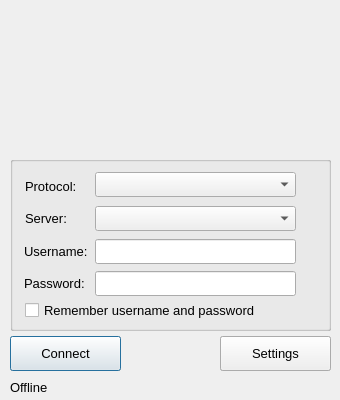
<?xml version="1.0" encoding="UTF-8"?>
<ui version="4.0">
 <class>MainWindow</class>
 <widget class="QMainWindow" name="MainWindow">
  <property name="geometry">
   <rect>
    <x>0</x>
    <y>0</y>
    <width>340</width>
    <height>400</height>
   </rect>
  </property>
  <property name="windowTitle">
   <string>NextVPN v3.05</string>
  </property>
  <property name="windowIcon">
   <iconset resource="resources.qrc">
    <normaloff>:/nextvpn.ico</normaloff>:/nextvpn.ico</iconset>
  </property>
  <widget class="QWidget" name="centralWidget">
   <widget class="QPushButton" name="btnConnect">
    <property name="geometry">
     <rect>
      <x>10</x>
      <y>336</y>
      <width>111</width>
      <height>35</height>
     </rect>
    </property>
    <property name="font">
     <font>
      <family>Arial</family>
      <pointsize>10</pointsize>
     </font>
    </property>
    <property name="text">
     <string>Connect</string>
    </property>
    <property name="default">
     <bool>true</bool>
    </property>
   </widget>
   <widget class="QPushButton" name="btnSettings">
    <property name="geometry">
     <rect>
      <x>220</x>
      <y>336</y>
      <width>111</width>
      <height>35</height>
     </rect>
    </property>
    <property name="font">
     <font>
      <family>Arial</family>
      <pointsize>10</pointsize>
     </font>
    </property>
    <property name="text">
     <string>Settings</string>
    </property>
   </widget>
   <widget class="QLabel" name="lblStatus">
    <property name="geometry">
     <rect>
      <x>10</x>
      <y>379</y>
      <width>321</width>
      <height>16</height>
     </rect>
    </property>
    <property name="font">
     <font>
      <family>Arial</family>
      <pointsize>10</pointsize>
     </font>
    </property>
    <property name="text">
     <string>Offline</string>
    </property>
   </widget>
   <widget class="QLabel" name="label_7">
    <property name="geometry">
     <rect>
      <x>10</x>
      <y>10</y>
      <width>321</width>
      <height>135</height>
     </rect>
    </property>
    <property name="text">
     <string/>
    </property>
    <property name="pixmap">
     <pixmap resource="resources.qrc">:/NextVPN.png</pixmap>
    </property>
    <property name="scaledContents">
     <bool>true</bool>
    </property>
    <property name="indent">
     <number>-1</number>
    </property>
   </widget>
   <widget class="QGroupBox" name="groupBox_2">
    <property name="geometry">
     <rect>
      <x>10</x>
      <y>156</y>
      <width>321</width>
      <height>175</height>
     </rect>
    </property>
    <property name="title">
     <string/>
    </property>
    <widget class="QGroupBox" name="connection_group">
     <property name="geometry">
      <rect>
       <x>0</x>
       <y>0</y>
       <width>321</width>
       <height>175</height>
      </rect>
     </property>
     <property name="title">
      <string/>
     </property>
     <property name="flat">
      <bool>false</bool>
     </property>
     <property name="checkable">
      <bool>false</bool>
     </property>
     <property name="checked">
      <bool>false</bool>
     </property>
     <widget class="QLabel" name="label_3">
      <property name="geometry">
       <rect>
        <x>14</x>
        <y>85</y>
        <width>67</width>
        <height>21</height>
       </rect>
      </property>
      <property name="font">
       <font>
        <family>Arial</family>
        <pointsize>10</pointsize>
       </font>
      </property>
      <property name="text">
       <string>Username: </string>
      </property>
     </widget>
     <widget class="QCheckBox" name="checkBox">
      <property name="geometry">
       <rect>
        <x>15</x>
        <y>146</y>
        <width>261</width>
        <height>17</height>
       </rect>
      </property>
      <property name="font">
       <font>
        <family>Arial</family>
        <pointsize>10</pointsize>
       </font>
      </property>
      <property name="text">
       <string>Remember username and password</string>
      </property>
     </widget>
     <widget class="QComboBox" name="cmbServers">
      <property name="geometry">
       <rect>
        <x>85</x>
        <y>50</y>
        <width>201</width>
        <height>25</height>
       </rect>
      </property>
      <property name="font">
       <font>
        <family>Arial</family>
        <pointsize>10</pointsize>
       </font>
      </property>
     </widget>
     <widget class="QLabel" name="label_5">
      <property name="geometry">
       <rect>
        <x>15</x>
        <y>56</y>
        <width>47</width>
        <height>13</height>
       </rect>
      </property>
      <property name="font">
       <font>
        <family>Arial</family>
        <pointsize>10</pointsize>
       </font>
      </property>
      <property name="text">
       <string>Server: </string>
      </property>
     </widget>
     <widget class="QLineEdit" name="txtUsername">
      <property name="geometry">
       <rect>
        <x>85</x>
        <y>83</y>
        <width>201</width>
        <height>25</height>
       </rect>
      </property>
      <property name="font">
       <font>
        <family>Arial</family>
        <pointsize>10</pointsize>
       </font>
      </property>
     </widget>
     <widget class="QLabel" name="label_4">
      <property name="geometry">
       <rect>
        <x>14</x>
        <y>117</y>
        <width>67</width>
        <height>21</height>
       </rect>
      </property>
      <property name="font">
       <font>
        <family>Arial</family>
        <pointsize>10</pointsize>
        <italic>false</italic>
        <stylestrategy>PreferDefault</stylestrategy>
       </font>
      </property>
      <property name="text">
       <string>Password:</string>
      </property>
     </widget>
     <widget class="QLineEdit" name="txtPassword">
      <property name="geometry">
       <rect>
        <x>85</x>
        <y>115</y>
        <width>201</width>
        <height>25</height>
       </rect>
      </property>
      <property name="font">
       <font>
        <family>Arial</family>
        <pointsize>10</pointsize>
       </font>
      </property>
      <property name="echoMode">
       <enum>QLineEdit::Password</enum>
      </property>
     </widget>
     <widget class="QLabel" name="label_6">
      <property name="geometry">
       <rect>
        <x>15</x>
        <y>24</y>
        <width>57</width>
        <height>13</height>
       </rect>
      </property>
      <property name="font">
       <font>
        <family>Arial</family>
        <pointsize>10</pointsize>
       </font>
      </property>
      <property name="text">
       <string>Protocol: </string>
      </property>
     </widget>
     <widget class="QComboBox" name="cmb_protos">
      <property name="geometry">
       <rect>
        <x>85</x>
        <y>16</y>
        <width>201</width>
        <height>25</height>
       </rect>
      </property>
      <property name="font">
       <font>
        <family>Arial</family>
        <pointsize>10</pointsize>
       </font>
      </property>
     </widget>
    </widget>
    <widget class="QGroupBox" name="setting_group">
     <property name="geometry">
      <rect>
       <x>14</x>
       <y>200</y>
       <width>290</width>
       <height>80</height>
      </rect>
     </property>
     <property name="font">
      <font>
       <family>Arial</family>
       <pointsize>10</pointsize>
      </font>
     </property>
     <property name="title">
      <string>Mode</string>
     </property>
     <widget class="QRadioButton" name="rdUseProxifier">
      <property name="geometry">
       <rect>
        <x>10</x>
        <y>26</y>
        <width>261</width>
        <height>17</height>
       </rect>
      </property>
      <property name="text">
       <string>Use Proxifier (Recommended)</string>
      </property>
     </widget>
     <widget class="QRadioButton" name="rdSetProxy">
      <property name="geometry">
       <rect>
        <x>10</x>
        <y>52</y>
        <width>261</width>
        <height>17</height>
       </rect>
      </property>
      <property name="text">
       <string>Set proxy on IE and Chrome</string>
      </property>
     </widget>
    </widget>
    <widget class="QGroupBox" name="connected_group">
     <property name="geometry">
      <rect>
       <x>4</x>
       <y>200</y>
       <width>309</width>
       <height>163</height>
      </rect>
     </property>
     <property name="font">
      <font>
       <family>Arial</family>
       <pointsize>10</pointsize>
      </font>
     </property>
     <property name="title">
      <string/>
     </property>
     <property name="flat">
      <bool>true</bool>
     </property>
     <widget class="QLabel" name="lblProtocol">
      <property name="geometry">
       <rect>
        <x>12</x>
        <y>10</y>
        <width>59</width>
        <height>16</height>
       </rect>
      </property>
      <property name="text">
       <string>Protocol:</string>
      </property>
     </widget>
     <widget class="QLabel" name="txtProtocol">
      <property name="geometry">
       <rect>
        <x>68</x>
        <y>10</y>
        <width>113</width>
        <height>16</height>
       </rect>
      </property>
      <property name="text">
       <string>SSTP</string>
      </property>
     </widget>
     <widget class="QLabel" name="lblServer">
      <property name="geometry">
       <rect>
        <x>12</x>
        <y>32</y>
        <width>47</width>
        <height>16</height>
       </rect>
      </property>
      <property name="text">
       <string>Server:</string>
      </property>
     </widget>
     <widget class="QLabel" name="txtCountry">
      <property name="geometry">
       <rect>
        <x>56</x>
        <y>32</y>
        <width>147</width>
        <height>16</height>
       </rect>
      </property>
      <property name="text">
       <string>USA</string>
      </property>
     </widget>
     <widget class="QLabel" name="lblDuration">
      <property name="geometry">
       <rect>
        <x>12</x>
        <y>54</y>
        <width>55</width>
        <height>16</height>
       </rect>
      </property>
      <property name="text">
       <string>Duration: </string>
      </property>
     </widget>
     <widget class="QLabel" name="txtDuration">
      <property name="geometry">
       <rect>
        <x>68</x>
        <y>54</y>
        <width>85</width>
        <height>16</height>
       </rect>
      </property>
      <property name="text">
       <string>00:00:00</string>
      </property>
     </widget>
     <widget class="QLabel" name="lblBytesIn">
      <property name="geometry">
       <rect>
        <x>10</x>
        <y>114</y>
        <width>91</width>
        <height>16</height>
       </rect>
      </property>
      <property name="text">
       <string>Bytes recieved: </string>
      </property>
     </widget>
     <widget class="QLabel" name="txtBytesIn">
      <property name="geometry">
       <rect>
        <x>102</x>
        <y>114</y>
        <width>205</width>
        <height>16</height>
       </rect>
      </property>
      <property name="text">
       <string>xxxxxxxx</string>
      </property>
     </widget>
     <widget class="QLabel" name="lblBytesOut">
      <property name="geometry">
       <rect>
        <x>10</x>
        <y>136</y>
        <width>67</width>
        <height>16</height>
       </rect>
      </property>
      <property name="text">
       <string>Bytes sent:</string>
      </property>
     </widget>
     <widget class="QLabel" name="txtBytesOut">
      <property name="geometry">
       <rect>
        <x>80</x>
        <y>136</y>
        <width>227</width>
        <height>16</height>
       </rect>
      </property>
      <property name="text">
       <string>xxxxxxxxxxxx</string>
      </property>
     </widget>
    </widget>
   </widget>
   <widget class="QPushButton" name="btnBack">
    <property name="geometry">
     <rect>
      <x>220</x>
      <y>336</y>
      <width>111</width>
      <height>35</height>
     </rect>
    </property>
    <property name="font">
     <font>
      <family>Arial</family>
      <pointsize>10</pointsize>
     </font>
    </property>
    <property name="text">
     <string>Back</string>
    </property>
   </widget>
   <widget class="QPushButton" name="btnWebsite">
    <property name="geometry">
     <rect>
      <x>230</x>
      <y>114</y>
      <width>101</width>
      <height>33</height>
     </rect>
    </property>
    <property name="text">
     <string/>
    </property>
    <property name="flat">
     <bool>true</bool>
    </property>
   </widget>
   <widget class="QPushButton" name="btnCancel">
    <property name="geometry">
     <rect>
      <x>10</x>
      <y>336</y>
      <width>111</width>
      <height>35</height>
     </rect>
    </property>
    <property name="font">
     <font>
      <family>Arial</family>
      <pointsize>10</pointsize>
     </font>
    </property>
    <property name="text">
     <string>Cancel</string>
    </property>
   </widget>
   <widget class="QPushButton" name="btnDisconnect">
    <property name="geometry">
     <rect>
      <x>10</x>
      <y>336</y>
      <width>111</width>
      <height>35</height>
     </rect>
    </property>
    <property name="font">
     <font>
      <family>Arial</family>
      <pointsize>10</pointsize>
     </font>
    </property>
    <property name="text">
     <string>Disconnect</string>
    </property>
   </widget>
   <zorder>btnBack</zorder>
   <zorder>btnSettings</zorder>
   <zorder>lblStatus</zorder>
   <zorder>label_7</zorder>
   <zorder>groupBox_2</zorder>
   <zorder>btnWebsite</zorder>
   <zorder>btnDisconnect</zorder>
   <zorder>btnCancel</zorder>
   <zorder>btnConnect</zorder>
  </widget>
 </widget>
 <layoutdefault spacing="6" margin="11"/>
 <tabstops>
  <tabstop>cmb_protos</tabstop>
  <tabstop>cmbServers</tabstop>
  <tabstop>txtUsername</tabstop>
  <tabstop>txtPassword</tabstop>
  <tabstop>checkBox</tabstop>
  <tabstop>btnConnect</tabstop>
  <tabstop>rdUseProxifier</tabstop>
  <tabstop>rdSetProxy</tabstop>
  <tabstop>btnBack</tabstop>
  <tabstop>btnCancel</tabstop>
  <tabstop>btnDisconnect</tabstop>
  <tabstop>btnWebsite</tabstop>
  <tabstop>btnSettings</tabstop>
 </tabstops>
 <resources>
  <include location="resources.qrc"/>
 </resources>
 <connections/>
</ui>
